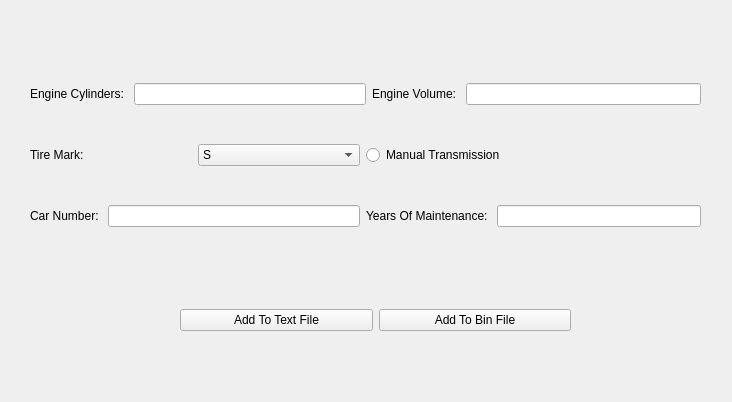
<?xml version="1.0" encoding="UTF-8"?>
<ui version="4.0">
 <class>AddForm</class>
 <widget class="QWidget" name="AddForm">
  <property name="geometry">
   <rect>
    <x>0</x>
    <y>0</y>
    <width>732</width>
    <height>402</height>
   </rect>
  </property>
  <property name="windowTitle">
   <string>Form</string>
  </property>
  <widget class="QWidget" name="layoutWidget">
   <property name="geometry">
    <rect>
     <x>30</x>
     <y>50</y>
     <width>671</width>
     <height>211</height>
    </rect>
   </property>
   <layout class="QGridLayout" name="gridLayout">
    <item row="0" column="0" colspan="2">
     <layout class="QHBoxLayout" name="horizontalLayout_3">
      <item>
       <widget class="QLabel" name="label_4">
        <property name="text">
         <string>Engine Cylinders: </string>
        </property>
       </widget>
      </item>
      <item>
       <widget class="QLineEdit" name="textCylinders"/>
      </item>
     </layout>
    </item>
    <item row="0" column="2">
     <layout class="QHBoxLayout" name="horizontalLayout_4">
      <item>
       <widget class="QLabel" name="label_5">
        <property name="text">
         <string>Engine Volume: </string>
        </property>
       </widget>
      </item>
      <item>
       <widget class="QLineEdit" name="textVolume"/>
      </item>
     </layout>
    </item>
    <item row="1" column="0">
     <layout class="QHBoxLayout" name="horizontalLayout_5">
      <item>
       <widget class="QLabel" name="label_6">
        <property name="text">
         <string>Tire Mark: </string>
        </property>
       </widget>
      </item>
      <item>
       <widget class="QComboBox" name="comboBoxTieMark">
        <item>
         <property name="text">
          <string>S</string>
         </property>
        </item>
        <item>
         <property name="text">
          <string>M</string>
         </property>
        </item>
        <item>
         <property name="text">
          <string>H</string>
         </property>
        </item>
       </widget>
      </item>
     </layout>
    </item>
    <item row="1" column="1" colspan="2">
     <widget class="QRadioButton" name="radioButtonTransmission">
      <property name="text">
       <string>Manual Transmission</string>
      </property>
     </widget>
    </item>
    <item row="2" column="0">
     <layout class="QHBoxLayout" name="horizontalLayout_6">
      <item>
       <widget class="QLabel" name="label_7">
        <property name="text">
         <string>Car Number: </string>
        </property>
       </widget>
      </item>
      <item>
       <widget class="QLineEdit" name="textNumber"/>
      </item>
     </layout>
    </item>
    <item row="2" column="1" colspan="2">
     <layout class="QHBoxLayout" name="horizontalLayout_7">
      <item>
       <widget class="QLabel" name="label_8">
        <property name="text">
         <string>Years Of Maintenance: </string>
        </property>
       </widget>
      </item>
      <item>
       <widget class="QLineEdit" name="textYears"/>
      </item>
     </layout>
    </item>
   </layout>
  </widget>
  <widget class="QWidget" name="">
   <property name="geometry">
    <rect>
     <x>180</x>
     <y>290</y>
     <width>391</width>
     <height>61</height>
    </rect>
   </property>
   <layout class="QHBoxLayout" name="horizontalLayout">
    <item>
     <widget class="QPushButton" name="buttonText">
      <property name="text">
       <string>Add To Text File</string>
      </property>
     </widget>
    </item>
    <item>
     <widget class="QPushButton" name="buttonBin">
      <property name="text">
       <string>Add To Bin File</string>
      </property>
     </widget>
    </item>
   </layout>
  </widget>
 </widget>
 <resources/>
 <connections/>
</ui>
